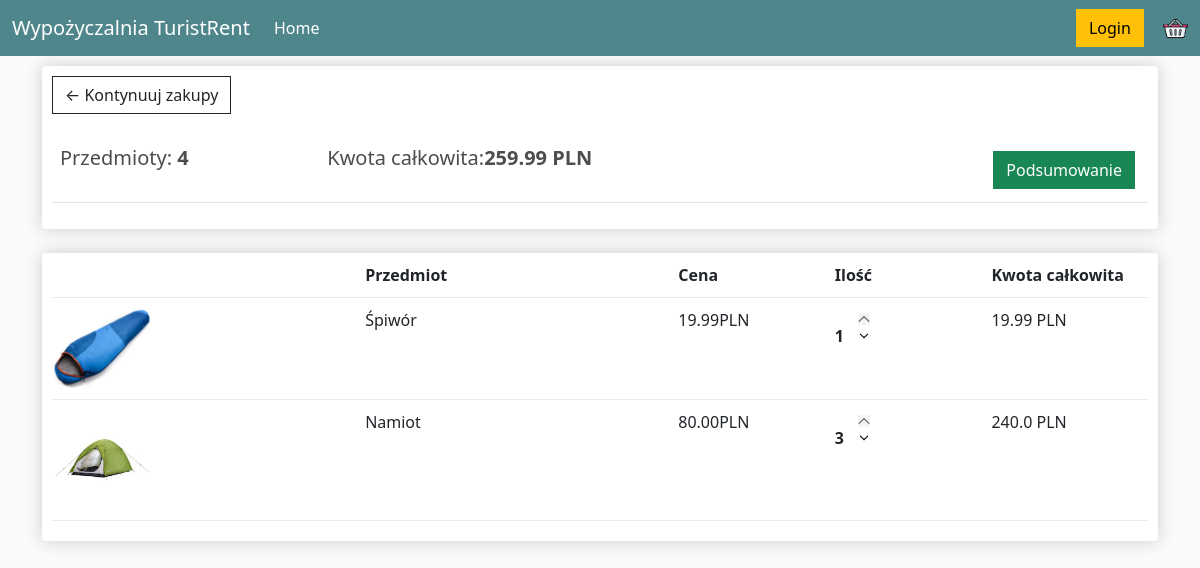
The app's page /cart/ (signed in) with its own data.
### pz/models.py (models this page shows, shortened)
class Order(models.Model):
    customer = models.ForeignKey(Customer, on_delete=models.SET_NULL, blank=True, null=True)
    order_date = models.DateTimeField(auto_now_add=True)
    complete = models.BooleanField(default=False, null=True, blank=False)
    transaction_id = models.CharField(max_length=100, null=True)
    @property
    def get_cart_total(self):
        orderitems = self.orderitem_set.all()
        total = sum([item.get_total for item in orderitems])
        return total
    @property
    def get_cart_items(self):
        orderitems = self.orderitem_set.all()
        total = sum([item.quantity for item in orderitems])
        return total

class OrderItem(models.Model):
    product = models.ForeignKey(Product, on_delete=models.SET_NULL, blank=True, null=True)
    order = models.ForeignKey(Order, on_delete=models.SET_NULL, blank=True, null=True)
    quantity = models.IntegerField(default=0, null=True, blank=True)
    start_date = models.DateField()
    ending_date = models.DateField()
    @property
    def get_total(self):
        total = self.product.price * self.quantity
        return total

class Product(models.Model):
    name = models.CharField(max_length=100, null=True)
    price = models.FloatField()
    quantity = models.IntegerField()
    image = models.ImageField(null=True, blank=True)
    @property
    def imageURL(self):
        try:
            url = self.image.url
        except:
            url = ''
        return url

### pz/views.py (the view)
# urls.py: path('cart/', views.cart, name="cart"),
def cart(request):
    if request.user.is_authenticated:
        customer = request.user.customer
        order, created = Order.objects.get_or_create(customer=customer, complete=False)
        items = order.orderitem_set.all()
    else:
        items = []
        order = {'get_cart_total': 0, 'get_cart_items': 0}
    context = {'items': items, 'order': order}
    return render(request, 'pz/cart.html', context)

### pz/templates/pz/cart.html
{% extends 'pz/main.html' %}
{% load static %}
{% block content %}
<div class="row">
    <div class="col-lg-12">
        <div class="box-element">
            <a  class="btn btn-outline-dark" href="{% url 'store' %}">&#x2190; Kontynuuj zakupy</a>
            <br>
            <br>
            <table class="table">
                <tr>
                    <th><h5>Przedmioty: <strong>{{order.get_cart_items}}</strong></h5></th>
                    <th><h5>Kwota całkowita:<strong>{{order.get_cart_total}} PLN</strong></h5></th>
                    <th>
                        <a  style="float:right; margin:5px;" class="btn btn-success" href="{% url 'checkout' %}">Podsumowanie</a>
                    </th>
                </tr>
            </table>
        </div>
        <br>
        <div class="box-element">
            <div class="cart-row">
                <div style="flex:2"></div>
                <div style="flex:2"><strong>Przedmiot</strong></div>
                <div style="flex:1"><strong>Cena</strong></div>
                <div style="flex:1"><strong>Ilość</strong></div>
                <div style="flex:1"><strong>Kwota całkowita</strong></div>
            </div>
            {% for item in items %}
            <div class="cart-row">
                <div style="flex:2"><img class="row-image" src="{{item.product.imageURL}}"></div>
                <div style="flex:2"><p>{{item.product.name}}</p></div>
                <div style="flex:1"><p>{{item.product.price|floatformat:2}}PLN</p></div>
                <div style="flex:1">
                    <p class="quantity">{{item.quantity}}</p>
                    <div class="quantity">
                        <img class="chg-quantity" src="{% static  'images/arrow_up.png' %}">
                        <img class="chg-quantity" src="{% static  'images/arrow_down.png' %}">
                    </div>
                </div>
                <div style="flex:1"><p>{{item.get_total}} PLN</p></div>
            </div>
            {% endfor %}
        </div>
    </div>
</div>
{% endblock content %}

### pz/templates/pz/main.html (shortened to what this page needs)
<!DOCTYPE html>
{% load static %}
<html>
<head>
    <link href="https://cdn.jsdelivr.net/npm/bootstrap@5.1.3/dist/css/bootstrap.min.css" rel="stylesheet">
    <link rel="stylesheet" type="text/css" href="{% static 'css/main.css' %}">
</head>
<body>
    <nav class="navbar navbar-expand-lg navbar-dark bg-dark">
  <div class="container-fluid">
    <a class="navbar-brand" href="{% url 'store' %}">Wypożyczalnia TuristRent</a>
    <div class="collapse navbar-collapse" id="navbarSupportedContent">
      <ul class="navbar-nav me-auto mb-2 mb-lg-0">
        <li class="nav-item">
          <a class="nav-link active" aria-current="page" href="{% url 'store' %}">Home</a>
        </li>
      </ul>
        <div class="form-inline my-2 my-lg-0">
            <a href="#"class="btn btn-warning">Login</a>
            <a href="{% url 'cart' %}">
                <img id="cart-icon" src="{% static 'images/shopping-cart.png' %}">
            </a>
        </div>
    </div>
  </div>
</nav>
    <div class="container">
        {% block content %}
        {% endblock content %}
    </div>
</body>
</html>

### static/css/main.css (style rules this page uses)
body { background-color: hsl(0, 0%, 98%); }
h1,h2,h3,h4,h5,h6 { color:hsl(0, 0%, 30%); }
.box-element { box-shadow:hsl(0, 0%, 80%) 0 0 16px; background-color: #fff; border-radius: 4px; padding: 10px; }
.bg-dark { background-color: #4f868c!important; }
#cart-icon { width:25px; display: inline-block; margin-left: 15px; }
.col-lg-4, .col-lg-6, .col-lg-8, .col-lg-12 { margin-top: 10px; }
.btn { border-radius: 0; }
.row-image { width: 100px; }
.cart-row { display: flex; align-items: flex-stretch; padding-bottom: 10px; margin-bottom: 10px; border-bottom: 1px solid #ececec; }
.quantity { display: inline-block; font-weight: 700; padding-right:10px; }
.chg-quantity { width: 12px; cursor: pointer; display: block; margin-top: 5px; transition:.1s; }

### records on screen
Order: get_cart_items "4", get_cart_total "259.99"
OrderItem: product.imageURL (picture), product.name "Śpiwór", product.price "19.99", quantity "1", get_total "19.99"
OrderItem: product.imageURL (picture), product.name "Namiot", product.price "80.00", quantity "3", get_total "240.0"
